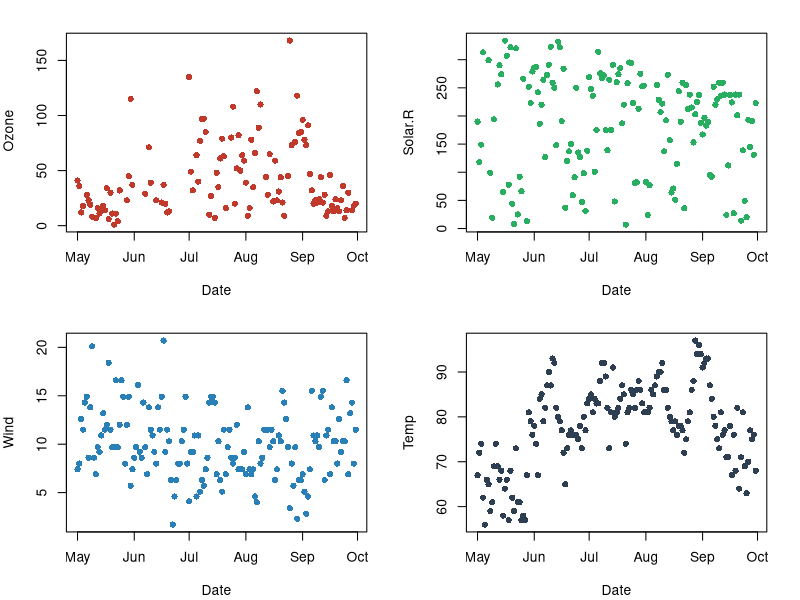
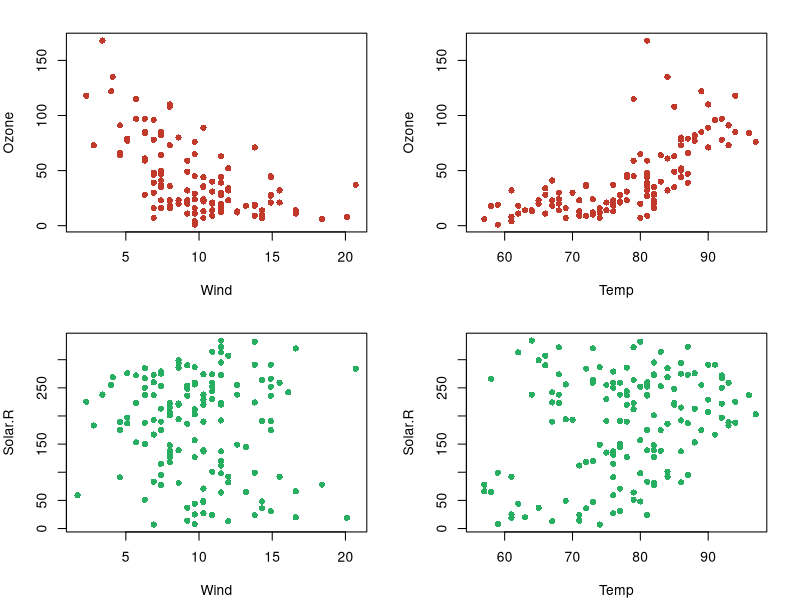
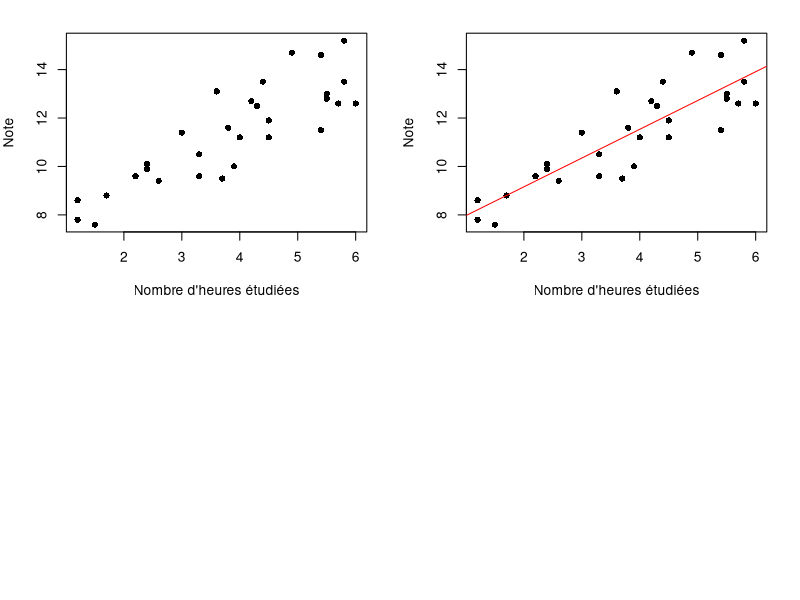
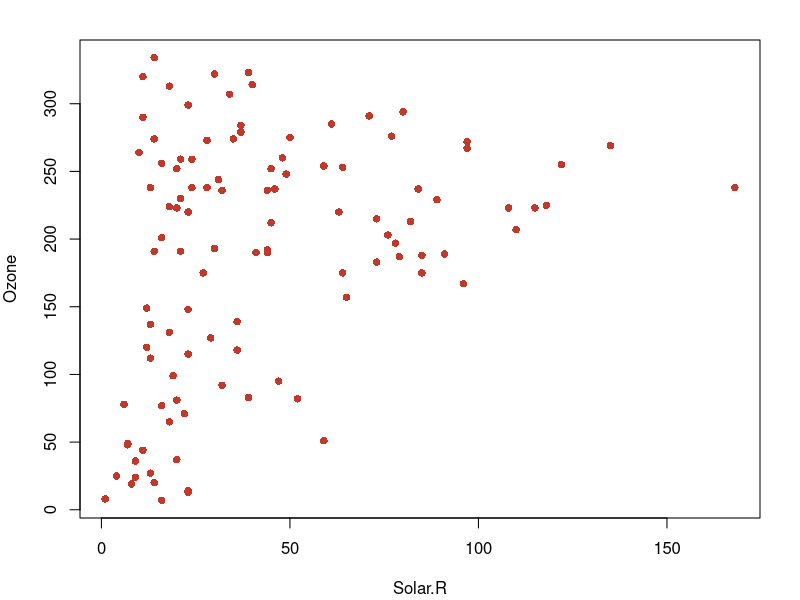
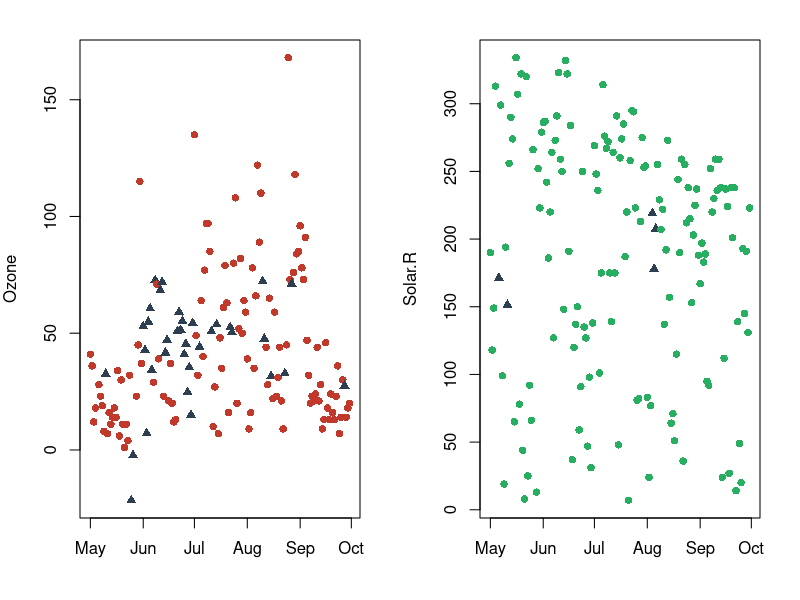

Write R code to recreate these figures, in order.
## ---- chunk 1
data(airquality)
str(airquality)
summary(airquality)
#View(airquality)
head(airquality)
## ---- chunk 2
airquality$Date <- as.Date(paste("1973", airquality$Month, airquality$Day, sep="-"), format="%Y-%m-%d")
head(airquality)
airquality$Day <- NULL
airquality$Month <- NULL
head(airquality)
## ---- chunk 3
par(mfrow=c(2 ,2), mar=c(4.1,4,2,2))

plot(airquality$Date, airquality$Ozone, xlab="Date", ylab=" Ozone", col="#c0392b", pch=16)
plot(airquality$Date, airquality$Solar.R, xlab="Date", ylab="Solar.R", col="#27ae60", pch=16)
plot(airquality$Date, airquality$Wind, xlab="Date", ylab="Wind", col="#2980b9", pch=16)
plot(airquality$Date, airquality$Temp, xlab ="Date", ylab="Temp", col="#2c3e50", pch=16)
## ---- chunk 4
head(is.na(airquality))
colMeans(is.na(airquality))
## ---- chunk 5
par(mfrow=c(2 ,2), mar=c(4.1,4,2,2))
plot (airquality$Wind, airquality$Ozone, xlab="Wind", ylab="Ozone", col="#c0392b", pch=16)
plot(airquality$Temp, airquality$Ozone, xlab="Temp", ylab="Ozone", col="#c0392b", pch=16)
plot(airquality$Wind, airquality$Solar.R, xlab="Wind", ylab="Solar.R", col="#27ae60", pch=16)
plot(airquality$Temp, airquality$Solar.R, xlab="Temp", ylab="Solar.R", col="#27ae60", pch=16)
## ---- chunk 6
set.seed(123)  #pour des résultats reproductibles

etudiants <- data.frame(
  Heures = round(runif(30, 1, 6), 1),     # entre 1 et 6h d’étude
  Sommeil = round(runif(30, 4, 9), 1),    # entre 4 et 9h de sommeil
  Cafes = sample(0:5, 30, replace = TRUE) # entre 0 et 5 cafés
)

# --- Création de la variable Note sur 20 ---
etudiants$Note <- round(
  5 + 1.2 * etudiants$Heures + 
  0.4 * etudiants$Sommeil - 
  0.3 * etudiants$Cafes + 
  rnorm(30, mean = 0, sd = 0.8),
  1
)

etudiants$Note <- pmin(etudiants$Note, 20)
etudiants2 = etudiants[c('Heures', 'Note')]
head(etudiants)
head(etudiants2)
## ---- chunk 7
plot(etudiants2$Heures,etudiants2$Note, pch=16, xlab='Nombre d\'heures étudiées', ylab='Note')
## ---- chunk 8
summary(lm(Note~Heures, data=etudiants2))
## ---- chunk 9
reg = lm(Note~Heures, data=etudiants2)
plot(etudiants2$Heures,etudiants2$Note, pch=16, xlab='Nombre d\'heures étudiées', ylab='Note')
abline(reg, col="red")
## ---- chunk 10
summary(lm(Note~., data=etudiants))
## ---- chunk 11
#summary(lm(Ozone~., data=airquality))
summary(lm(Ozone~.-Date, data=airquality))
## ---- chunk 12
#summary(lm(Solar.R~., data=airquality))
#summary(lm(Solar.R~.-Wind, data=airquality))
#summary(lm(Solar.R~.-Wind -Temp, data=airquality))
summary(lm(Solar.R~ Ozone, data=airquality))
## ---- chunk 13
par(mfrow=c(1,1))
plot(airquality$Ozone, airquality$Solar.R, xlab="Solar.R", ylab="Ozone", col="#c0392b", pch=16)
## ---- chunk 14
sum(is.na(airquality$Ozone) & is.na(airquality$Solar.R))
## ---- chunk 15
aq <- airquality
head(aq)
## ---- chunk 16
reg_Ozone <- lm(Ozone ~.-Date, data=airquality)
reg_Ozone
## ---- chunk 17
Indices <- is.na(airquality$Ozone) & !is.na(airquality$Solar.R)
#Indices
## ---- chunk 18
aq$Ozone[Indices] <- predict(reg_Ozone, newdata=airquality[Indices,])
aq$Ozone_isna <- Indices
aq
## ---- chunk 19
reg_Solar.R <- lm(Solar.R ~ Ozone, data=airquality)
Indices2 <- is.na(airquality$Solar.R) & !is.na(airquality$Ozone)
aq$Solar.R[Indices2] <- predict(reg_Solar.R, newdata=airquality[Indices2,])
aq$Solar.R_isna <- Indices2
aq
## ---- chunk 20
par(mfrow=c(1,2))
plot(aq$Date, aq$Ozone, xlab ="", , ylab =" Ozone ", pch=16+aq$Ozone_isna, 
     col=c("#c0392b","#2c3e50")[1+aq$Ozone_isna])
plot (aq$Date, aq$Solar.R, xlab="", ylab="Solar.R", pch=16+aq$Solar.R_isna, 
      col=c("#27ae60","#2c3e50")[1+aq$Solar.R_isna])
